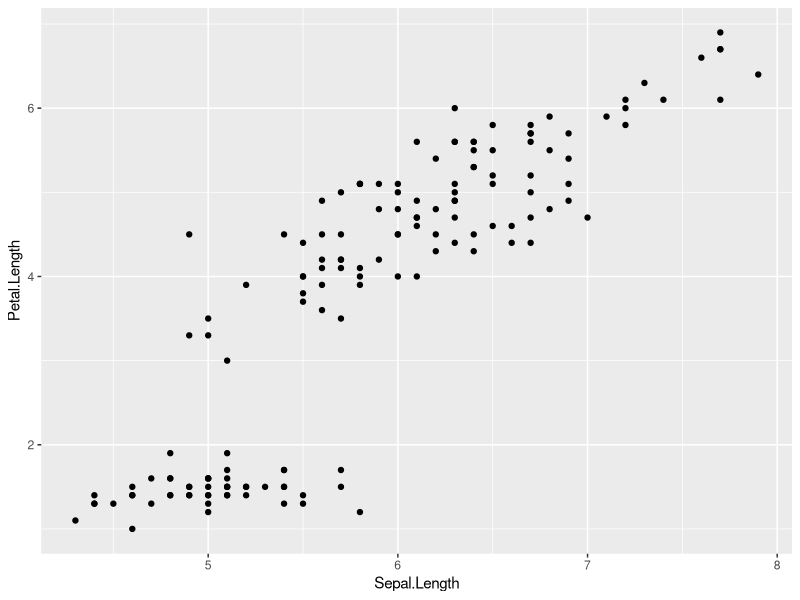
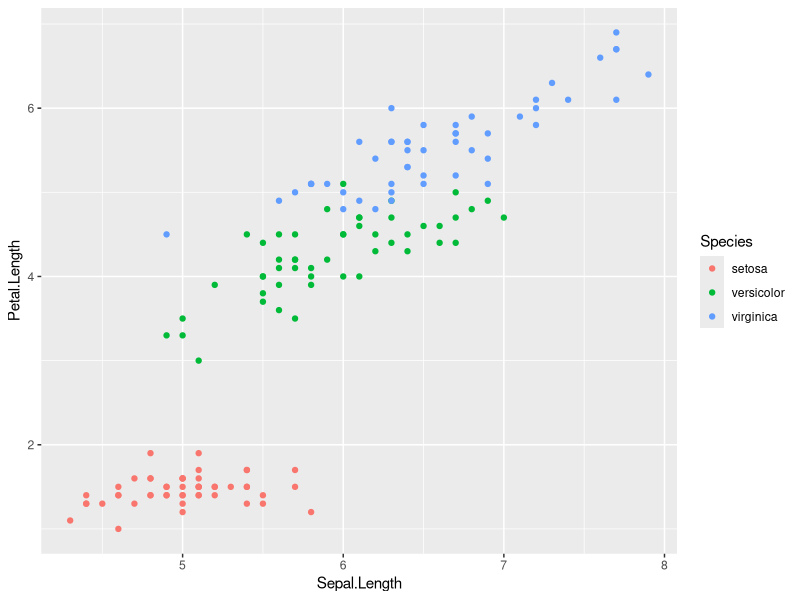
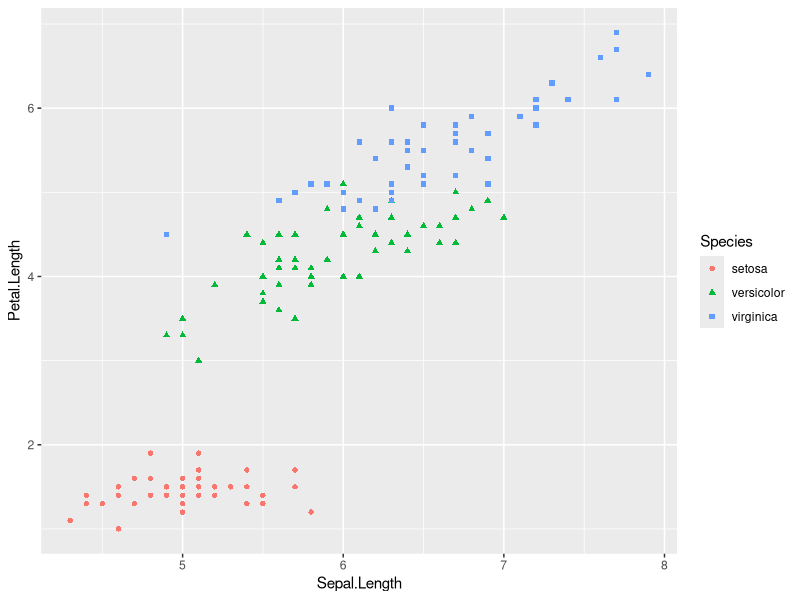
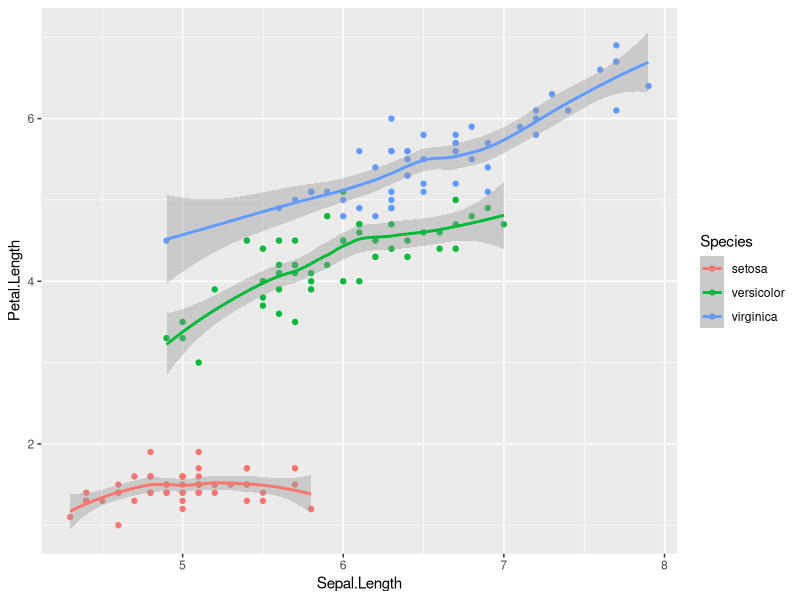
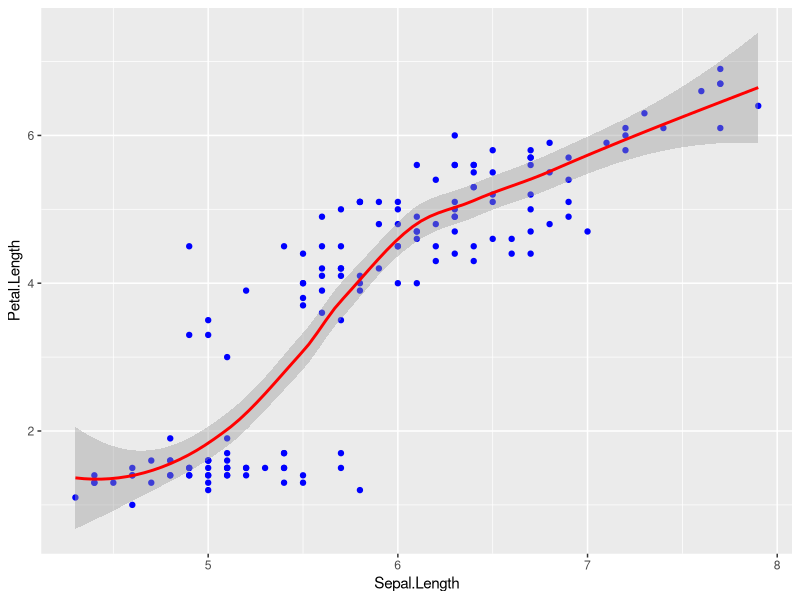
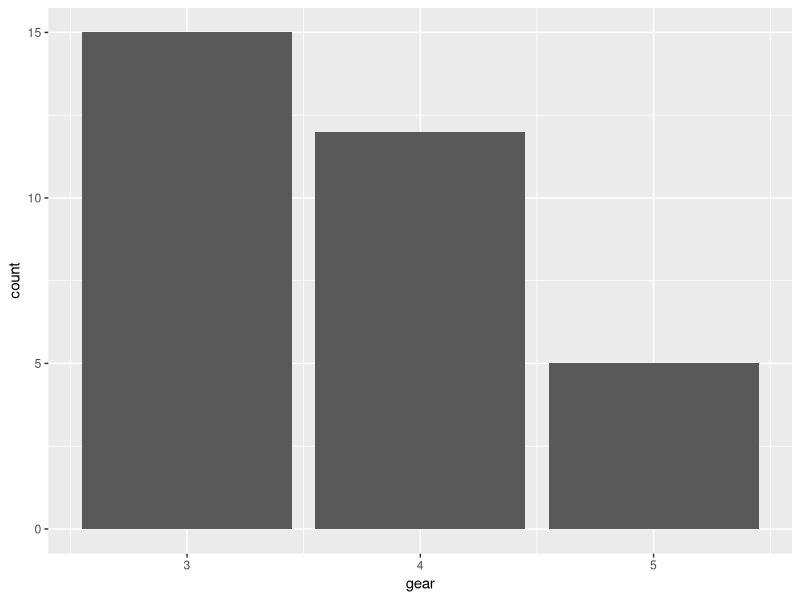
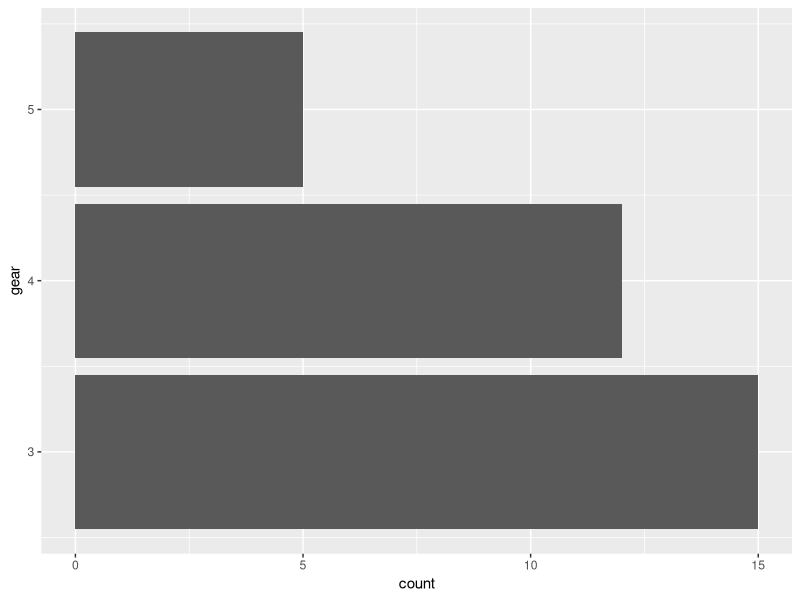
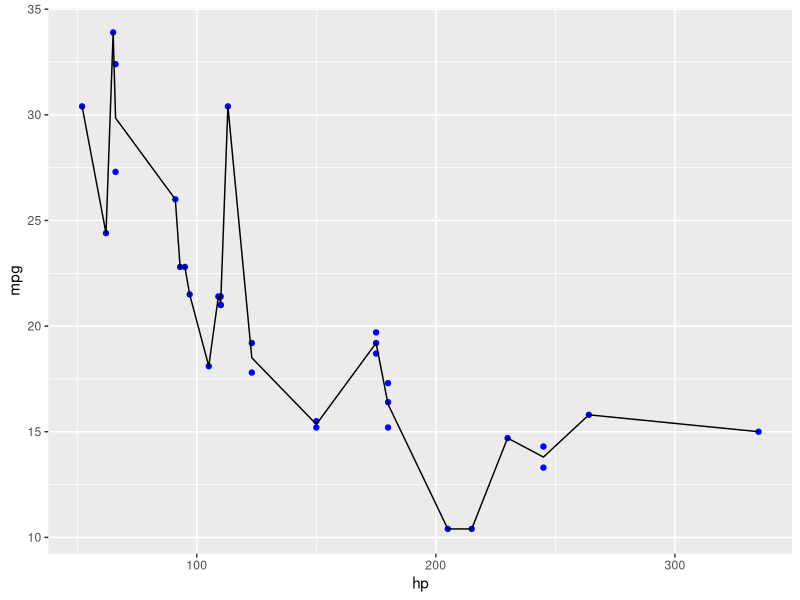

These charts were generated, in order, by the following R code:
library(ggplot2)

data(iris)
head(iris)

# scatter plot
ggplot(iris) +
    geom_point(aes(x = Sepal.Length, y = Petal.Length))
# scatter plot and colors
ggplot(iris) +
    geom_point(aes(x = Sepal.Length, y = Petal.Length, col = Species))
# scatter plot, colors and shapes
ggplot(iris) +
    geom_point(aes(x = Sepal.Length, y = Petal.Length, col = Species, shape = Species))
# simple trends and approximations using geom_smooth()
ggplot(iris, aes(x = Sepal.Length, y = Petal.Length, col = Species)) +
    geom_point() +
    geom_smooth()
# whole trend
ggplot(iris, aes(x = Sepal.Length, y = Petal.Length)) +
    geom_point(color = "blue") +
    geom_smooth(color = "red")

## MT Cars
data(mtcars)
library(tidyverse)
print(head(mtcars))
# bar
ggplot(mtcars, aes(x = gear)) +
    geom_bar()
# bar flip
ggplot(mtcars, aes(x = gear)) +
    geom_bar() +
    coord_flip()

ggplot(mtcars, aes(x = hp, y = mpg)) +
    geom_point(color = "blue") +
    stat_summary(fun.y = "mean", geom = "line")

ggplot(mtcars, aes(x = hp, y = mpg)) +
    geom_point(color = "blue") +
    geom_rug(show.legend = FALSE) +
    stat_summary(fun.y = "mean", geom = "line", linetype = "dashed")

# Histogram
ggplot(mtcars, aes(x = mpg)) +
    geom_histogram()
# Box Plot
ggplot(mtcars, aes(x = as.factor(cyl), y = mpg)) +
    geom_boxplot()
# Violin Plot
ggplot(mtcars, aes(x = factor(cyl), y = mpg)) +
    geom_violin(aes(fill = cyl))
# Pie Chart
ggplot(mtcars, aes(x = "", y = mpg, fill = cyl)) +
    geom_bar(stat = "identity", width = 1) +
    coord_polar("y", start = 0)

mtcars %>%
    dplyr::group_by(cyl) %>%
    dplyr::summarize(mpg = median(mpg)) %>%
    ggplot(aes(x = cyl, y = mpg)) +
    geom_col(aes(fill = cyl), color = NA) +
    labs(x = "", y = "Median mpg") +
    coord_polar()
